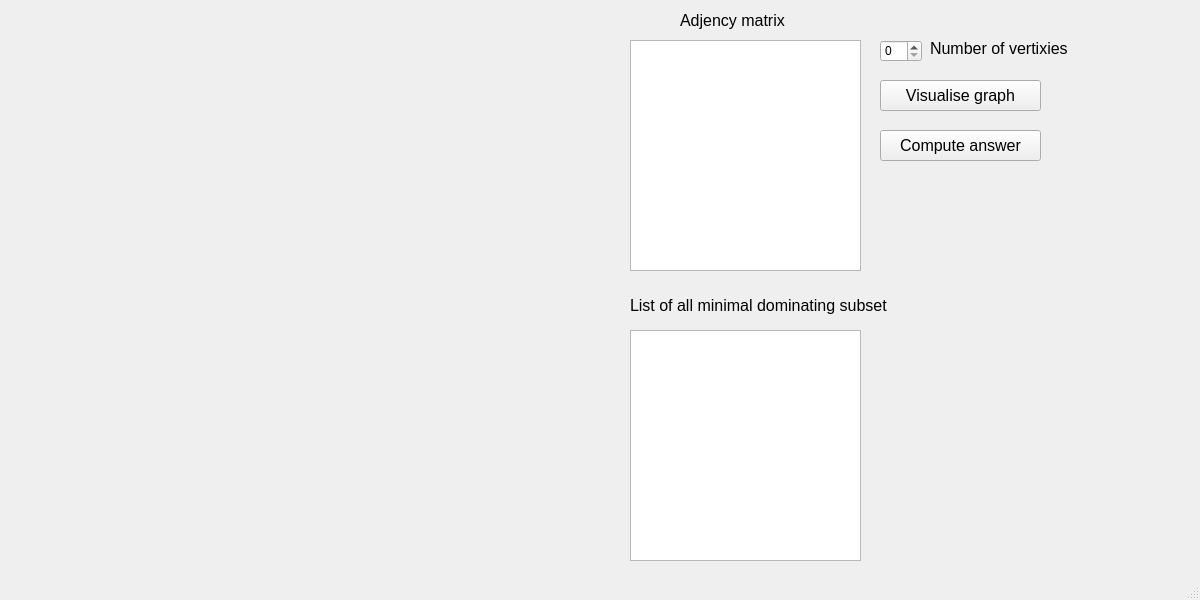
<?xml version="1.0" encoding="UTF-8"?>
<ui version="4.0">
 <class>MainWindow</class>
 <widget class="QMainWindow" name="MainWindow">
  <property name="geometry">
   <rect>
    <x>0</x>
    <y>0</y>
    <width>1200</width>
    <height>600</height>
   </rect>
  </property>
  <property name="windowTitle">
   <string>MainWindow</string>
  </property>
  <widget class="QWidget" name="centralwidget">
   <widget class="QPushButton" name="pushButton_1">
    <property name="geometry">
     <rect>
      <x>880</x>
      <y>130</y>
      <width>161</width>
      <height>31</height>
     </rect>
    </property>
    <property name="font">
     <font>
      <family>MS Sans Serif</family>
      <pointsize>12</pointsize>
     </font>
    </property>
    <property name="text">
     <string>Compute answer</string>
    </property>
    <property name="default">
     <bool>false</bool>
    </property>
   </widget>
   <widget class="QTextEdit" name="textEdit_1">
    <property name="geometry">
     <rect>
      <x>630</x>
      <y>40</y>
      <width>231</width>
      <height>231</height>
     </rect>
    </property>
   </widget>
   <widget class="QTextEdit" name="textEdit_2">
    <property name="geometry">
     <rect>
      <x>630</x>
      <y>330</y>
      <width>231</width>
      <height>231</height>
     </rect>
    </property>
   </widget>
   <widget class="QSpinBox" name="spinBox">
    <property name="geometry">
     <rect>
      <x>880</x>
      <y>40</y>
      <width>42</width>
      <height>22</height>
     </rect>
    </property>
   </widget>
   <widget class="QPushButton" name="pushButton_2">
    <property name="geometry">
     <rect>
      <x>880</x>
      <y>80</y>
      <width>161</width>
      <height>31</height>
     </rect>
    </property>
    <property name="font">
     <font>
      <family>MS Sans Serif</family>
      <pointsize>12</pointsize>
     </font>
    </property>
    <property name="text">
     <string>Visualise graph</string>
    </property>
   </widget>
   <widget class="QLabel" name="label_1">
    <property name="geometry">
     <rect>
      <x>680</x>
      <y>10</y>
      <width>131</width>
      <height>21</height>
     </rect>
    </property>
    <property name="font">
     <font>
      <family>MS Sans Serif</family>
      <pointsize>12</pointsize>
     </font>
    </property>
    <property name="text">
     <string>Adjency matrix</string>
    </property>
   </widget>
   <widget class="QLabel" name="label_2">
    <property name="geometry">
     <rect>
      <x>930</x>
      <y>40</y>
      <width>171</width>
      <height>16</height>
     </rect>
    </property>
    <property name="font">
     <font>
      <family>MS Sans Serif</family>
      <pointsize>12</pointsize>
     </font>
    </property>
    <property name="text">
     <string>Number of vertixies</string>
    </property>
   </widget>
   <widget class="QLabel" name="label">
    <property name="geometry">
     <rect>
      <x>630</x>
      <y>290</y>
      <width>321</width>
      <height>31</height>
     </rect>
    </property>
    <property name="font">
     <font>
      <family>MS Sans Serif</family>
      <pointsize>12</pointsize>
     </font>
    </property>
    <property name="text">
     <string>List of all minimal dominating subset</string>
    </property>
   </widget>
  </widget>
  <widget class="QMenuBar" name="menubar">
   <property name="geometry">
    <rect>
     <x>0</x>
     <y>0</y>
     <width>1200</width>
     <height>26</height>
    </rect>
   </property>
  </widget>
  <widget class="QStatusBar" name="statusbar"/>
 </widget>
 <resources/>
 <connections/>
</ui>
